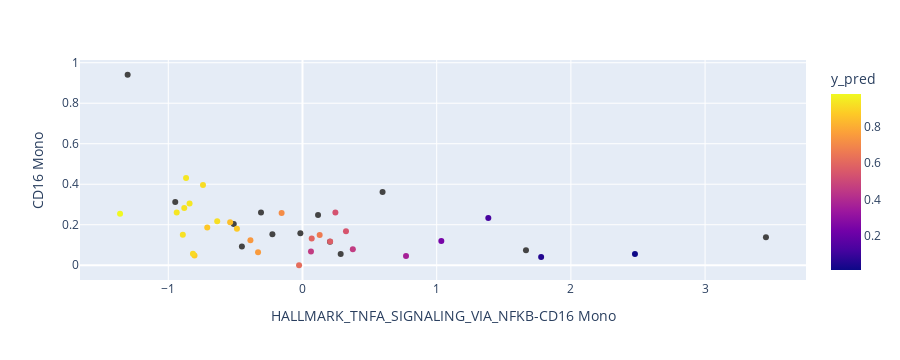

Source (notebook cell):
### Code cell
try:
    plot_df = X.copy()
    plot_df["y_pred"] = y_train_proba
    plot_df["y_true"] = y
    # featurs = single_pathway, "HALLMARK_INFLAMMATORY_RESPONSE-CD16 Mono", # "HALLMARK_APICAL_JUNCTION-CD16 Mono",
    fig = px.scatter(plot_df.reset_index(), x=single_pathway,
                     y= "CD16 Mono", 
                     color="y_pred",
                     # size='petal_length',
                     hover_data=['patient', "y_pred", "B", "y_true"]
                    )
    fig.show()
except ValueError:
    pass

### Figure 1 — Plotly figure (JSON) as saved in the notebook; plotly's stock layout.template omitted (floating-point values rounded to 4 significant figures; data arrays with more than 128 entries replaced by an {"elided": "..."} marker saying what was removed)
{"data": [{"customdata": {"elided": "42x4 mixed values"}, "hovertemplate": "HALLMARK_TNFA_SIGNALING_VIA_NFKB-CD16 Mono=%{x}<br>CD16 Mono=%{y}<br>patient=%{customdata[0]}<br>y_pred=%{marker.color}<br>B=%{customdata[2]}<br>y_true=%{customdata[3]}<extra></extra>", "legendgroup": "", "marker": {"color": [0.3663, 0.5411, 0.6642, null, 0.9187, 0.05446, 0.9787, null, null, 0.4589, 0.871, null, 0.7116, null, 0.8762, 0.9248, 0.5326, null, null, null, 0.4588, 0.1235, null, 0.7447, 0.752, 0.8644, 0.9353, 0.5945, 0.9066, 0.9262, 0.937, null, null, 0.5731, null, 0.01489, 0.9127, 0.619, 0.9351, null, 0.2429, 0.8461], "coloraxis": "coloraxis", "symbol": "circle"}, "mode": "markers", "name": "", "orientation": "v", "showlegend": false, "type": "scatter", "x": [0.7714, 0.3241, 0.128, 0.5967, -0.6355, 1.778, -1.359, -0.3091, -0.5122, 0.0632, -0.4886, 0.2047, -0.1555, -0.4515, -0.8047, -0.8916, 0.2453, -0.2242, 3.453, 1.665, 0.3751, 1.385, 0.2846, -0.388, -0.3312, -0.7097, -0.9373, 0.06872, -0.8162, -0.881, -0.8414, -0.9481, -0.01585, 0.2059, 0.1159, 2.477, -0.7414, -0.02563, -0.8675, -1.303, 1.035, -0.539], "xaxis": "x", "y": [0.04625, 0.1674, 0.1493, 0.3611, 0.2177, 0.04074, 0.254, 0.2605, 0.2034, 0.06792, 0.1801, 0.1166, 0.2585, 0.09244, 0.04815, 0.1505, 0.2604, 0.1528, 0.1386, 0.07416, 0.07843, 0.2333, 0.05606, 0.1237, 0.06436, 0.1868, 0.2608, 0.1327, 0.05714, 0.2831, 0.3044, 0.3119, 0.1575, 0.1175, 0.2478, 0.05531, 0.3957, 0, 0.4312, 0.9406, 0.1202, 0.2119], "yaxis": "y"}], "layout": {"coloraxis": {"colorbar": {"title": {"text": "y_pred"}}, "colorscale": [[0, "#0d0887"], [0.1111, "#46039f"], [0.2222, "#7201a8"], [0.3333, "#9c179e"], [0.4444, "#bd3786"], [0.5556, "#d8576b"], [0.6667, "#ed7953"], [0.7778, "#fb9f3a"], [0.8889, "#fdca26"], [1, "#f0f921"]]}, "height": 360, "legend": {"tracegroupgap": 0}, "margin": {"t": 60}, "xaxis": {"anchor": "y", "autorange": true, "domain": [0, 1], "range": [-1.67, 3.764], "title": {"text": "HALLMARK_TNFA_SIGNALING_VIA_NFKB-CD16 Mono"}, "type": "linear"}, "yaxis": {"anchor": "x", "autorange": true, "domain": [0, 1], "range": [-0.07283, 1.013], "title": {"text": "CD16 Mono"}, "type": "linear"}}}
